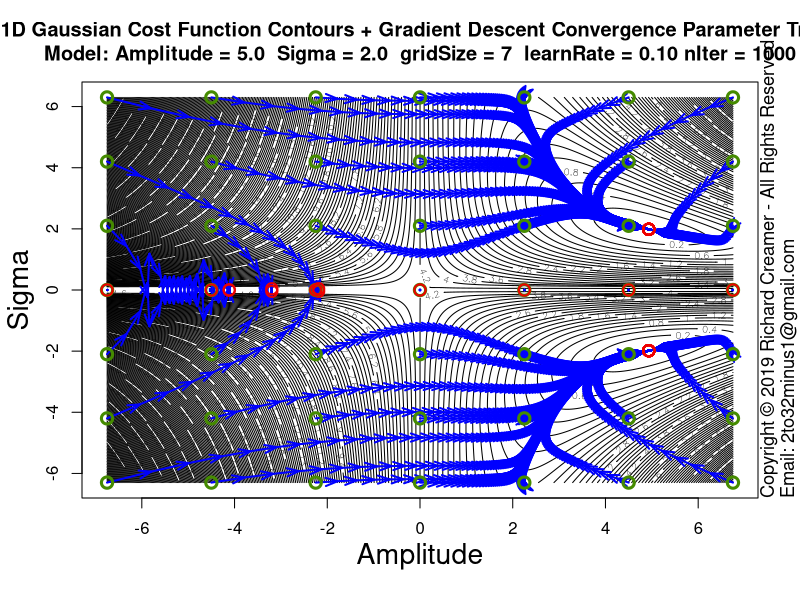

Here is the R script that generated this plot:
##############################################################
### Copyright (c) Richard Creamer 2019 - All Rights Reserved
### Inquiries: email 2to32minus1@gmail.com
##############################################################

### Globals
fontScale = 1.2    # Global font size variable
lf        = 1.2    # Enlarge font of plot labels
verbose   = FALSE  # Verbose printing
lw        = 2      # Line width
xMargin   = 1      # X-axis margin for plots
yMargin   = 1      # Y-axis margin for plots
de        = 0.01   # Small constant for estimating derivatives numerically
smlPts    = 1      # Small  data point/circle
medPts    = 1.5    # Medium data point/circle
lrgPts    = 2.0    # Large  data point/circle

### Run this function to generate this plot
runFunc = function() {
	dw = 1000
	dh = 750	
	path = "D:/Code/R/LeastSquaresPlay/PlotsAndAssocCode/Plot59/"
	svSize = 1600
	# Learn rate default (0.5) nIter default (100)	
	learnRate = 0.1
	nIter = 1000
	savePngVerbose( paste(path, "Plot59.png", sep=""), 
					plotGaussianParamStepVectorsEx, w=svSize, h=svSize, un="px", gridSize=7, learnRate=learnRate, nIter=nIter )	
}

### Plot Gaussian fit step vectors for multiple starting points
plotGaussianParamStepVectorsEx = function( nLevels=250, gridSize=3, learnRate=0.5, nIter=100 ) {
	set.seed( 3 )
	gd = makeGaussianTestData()
	trueS = gd$trueSigma
	trueA = gd$trueAmpl	
	maxA = trueA * 1.5
	minA = -maxA
	maxS = trueS * 3.5
	minS = -maxS
	ampls  = seq( minA * 0.9, maxA * 0.9, length=gridSize )
	sigmas = seq( minS * 0.9, maxS * 0.9, length=gridSize )
	gridAmpls  = seq( minA * 0.9, maxA * 0.9, length=400 )
	gridSigmas = seq( minS * 0.9, maxS * 0.9, length=400 )
	startAmpls = c()
	startSigmas = c()
	endAmpls = c()
	endSigmas = c()
	plotTitle = paste( "1D Gaussian Cost Function Contours + Gradient Descent Convergence Parameter Trails\n",
					   sprintf("Model: Amplitude = %.1f  Sigma = %.1f  gridSize = %d  learnRate = %.2f nIter = %d", 
					   		trueA, trueS, gridSize, learnRate, nIter ), sep="" )
	
	z = getGaussErrorGrid( meanGaussSsdErr, gridAmpls, gridSigmas, gd$x, gd$y )
	contour( gridAmpls, gridSigmas, t(z), nlevels=nLevels, xlab="", ylab="", main=plotTitle )
	addAxisLabels( xLabel="Amplitude", yLabel="Sigma", cexVal=1.7 )
	
	for ( s in sigmas ) {
		for ( a in ampls ) {
			startAmpls[length(startAmpls)+1] = a
			startSigmas[length(startSigmas)+1] = s
			gd$guesses = list( a=a, s=s )
			
			tuple = fitGauss1d( doPlot=FALSE, gd=gd, learnRate=learnRate, nIter=nIter )
			
			aLegs = tuple$amplLegs
			sLegs = tuple$sigmaLegs
			nLegs = length( aLegs )
			endAmpls[length(endAmpls)+1] = aLegs[nLegs]
			endSigmas[length(endSigmas)+1] = sLegs[nLegs]
			for ( j in 2:nLegs ) {
				x1 = aLegs[j-1]
				y1 = sLegs[j-1]
				x2 = aLegs[j]
				y2 = sLegs[j]
				arrows( x1, y1, x2, y2, col="blue", angle=19, lwd=lw, length=0.125 )
			}
		}
	}
	# Draw beg/end circles last (so on top)
	for ( i in 1:length( startAmpls ) ) {
		points( startAmpls[i], startSigmas[i],  col="chartreuse4", cex=1.5, lwd=lw+1 )
		points( endAmpls[i], endSigmas[i],  col="red2", cex=1.5, lwd=lw )
	}
}

### Shared use case Gaussian data set generator used by several cooperating functions
makeGaussianTestData = function( trueAmpl=5, trueSigma=2, aGuess=sqrt(trueAmpl), sGuess=sqrt(trueSigma), nPts=40 ) {
	set.seed( 3 )
	x = seq( -5*trueSigma, 5*trueSigma, length=nPts )
	y = gauss1dFunc( x, trueAmpl, trueSigma ) + rnorm( length(x), sd=0.2 )
	guesses = list( a=aGuess, s=sGuess )
	tuple = list( trueAmpl=trueAmpl, trueSigma=trueSigma, x=x, y=y, nPts=nPts, guesses=guesses )
	return( tuple )
}

### 2D plot error contours for range of Amplitude and Sigma values
### Amplitude maps to x-axis, Sigma maps to y-axis
plotGaussErrorContours = function( nLevels=30, customTitle="", drawGradVecs=FALSE, normGradVecs=TRUE, gd=NULL ) {
	set.seed( 3 )
	if ( is.null( gd ) )
		gd = makeGaussianTestData()
	a = gd$trueAmpl
	s = gd$trueSigma
	x = gd$x
	y = gd$y
	minAmpl  = a * 0.1;	maxAmpl  = a * 1.7
	minSigma = s * 0.1;	maxSigma = s * 1.7
	# Adjust ranges so plot is square
	deltaA = maxAmpl - minAmpl
	deltaS = maxSigma - minSigma
	maxDelta = if ( deltaA > deltaS ) deltaA else deltaS
	if ( deltaA > deltaS ) {
		maxSigma = minSigma + maxDelta
	} else {
		maxAmpl = minAmpl + maxDelta
	}
	nr = 200
	nc = 200
	ampls = seq( minAmpl, maxAmpl, length.out=nc )
	sigmas = seq( minSigma, maxSigma, length.out=nr )
	z = getGaussErrorGrid( meanGaussSsdErr, ampls, sigmas, x, y )
	xLim1 = minAmpl
	xLim2 = maxAmpl
	yLim1 = minSigma
	yLim2 = maxSigma
	plotTitle = ""
	if ( !drawGradVecs ) {
		plotTitle = sprintf( "1D Gaussian Cost Function Contours\nTrue Model: Amplitude = %.1f  Sigma = %.1f (noise added)", a, s )
	} else if ( normGradVecs ) {
		plotTitle = sprintf( "1D Gaussian Cost Function Contours w/Gradient (Unit) Vectors\nTrue Model: Amplitude = %.1f  Sigma = %.1f (noise added)", a, s )
	} else {
		plotTitle = sprintf( "1D Gaussian Cost Function Contours w/Gradient Vectors\nTrue Model: Amplitude = %.1f  Sigma = %.1f (noise added)", a, s )
	}
	if ( customTitle != "" )
		plotTitle = customTitle
	xform = contour( ampls, sigmas, t(z), axes=FALSE, cex.lab=lf, main=plotTitle, asp=1.0,
					 xlab="", ylab="", labcex=1.2, nlevels=nLevels, cex.main=1.3*fontScale, cex.axis=1.3 )
	xAxisMin = ceiling( gpl()$xLim[1] )
	xAxisMax = floor( gpl()$xLim[2] )
	yAxisMin = ceiling( gpl()$yLim[1] )
	yAxisMax = floor( gpl()$yLim[2] )
	axis( side=1, at=xAxisMin:xAxisMax, cex.axis=1.3 )
	axis( side=2, at=yAxisMin:yAxisMax, cex.axis=1.3 )
	addAxisLabels( xLabel="Amplitude", yLabel="Sigma" )
	box()
	xLimits = axisLimits( x )
	yLimits = axisLimits( y )
	lines( c(-1,12), c( s, s ), col="blue", lwd=lw )
	lines( c( a, a), c(-1,10), col="blue", lwd=lw )
	if ( drawGradVecs ) {
		gradPtsX1 = c()
		gradPtsY1 = c()
		gradPtsX2 = c()
		gradPtsY2 = c()
		gridSize=13
		for ( sigma in seq( from=sigmas[2], to=sigmas[length(sigmas)-1], length=gridSize ) ) {
			for ( ampl in seq( from=ampls[2], to=ampls[length(ampls)-1], length=gridSize ) ) {
				gradPtsX1[length(gradPtsX1)+1] = ampl
				gradPtsY1[length(gradPtsY1)+1] = sigma
				da = gaussDeDa( x, y, ampl, sigma )
				ds = gaussDeDs( x, y, ampl, sigma )
				mag = sqrt( da*da + ds*ds )
				if ( normGradVecs ) {
					da = da/mag/4 # hard-coded case-specific scale factor, unit vecs a bit too long for plot
					ds = ds/mag/4
				} else {
					da = da * 0.22 # hard-coded case-specific scale factor
					ds = ds * 0.22
				}
				gradPtsX2[length(gradPtsX2)+1] = ampl  - da
				gradPtsY2[length(gradPtsY2)+1] = sigma - ds
			}
		}
		points( gradPtsX1, gradPtsY1, col="blue", lwd=lw )
		arrows( gradPtsX1, gradPtsY1, gradPtsX2, gradPtsY2, col="blue", lwd=lw, cex=medPts, angle=15, length=0.125 )
	}
}

### Nonlinear least-squares gradient-descent curve fitting for Gaussian
fitGauss1d = function( learnRate = 0.5, nIter=100, nPts=40, drawPointLines=FALSE, doPlot=TRUE, numDerivs=FALSE, plotContours=FALSE, gd=NULL ) {
	set.seed( 3 )
	a = s = x = y = guesses = NULL
	if ( is.null( gd ) )
		gd = makeGaussianTestData()
	a = gd$trueAmpl
	s = gd$trueSigma
	trueAmpl = gd$trueAmpl
	trueSigma = gd$trueSigma
	x = gd$x
	y = gd$y
	nPts=gd$nPts
	guesses = gd$guesses
	aEst = guesses$a
	sEst = guesses$s
	da = 0
	ds = 0
	amplLegs = c( aEst )
	sigmaLegs = c( sEst )
	if ( nIter > 0 ) {
		# Basic implementation of Gradient Descent
		for ( i in 1:nIter ) {
			da = if ( numDerivs ) gaussDeDaNum( x, y, aEst, sEst ) else gaussDeDa( x, y, aEst, sEst )
			ds = if ( numDerivs ) gaussDeDsNum( x, y, aEst, sEst ) else gaussDeDs( x, y, aEst, sEst )
			aEst = aEst - learnRate * da
			sEst = sEst - learnRate * ds
			amplLegs[ length(amplLegs) + 1 ] = aEst
			sigmaLegs[ length(sigmaLegs) + 1 ] = sEst
			if ( verbose )
				print( sprintf( "Mean ABS fit error: %f\n", meanGaussAbsErr( x, y, aEst, sEst ) ) )
		}
	}
	finalMeanAbsFitError = meanGaussAbsErr( x, y, aEst, sEst )
	if ( doPlot) {
		plotTitle = "Gradient Descent Fit 1D Gaussian using Analytic Partial Derivatives"
		if ( numDerivs )
			plotTitle = "Gradient Descent Fit 1D Gaussian using Numerical Est. Partial Derivatives"
		plot( x, y, cex.lab=lf, xlab="", ylab="", main=plotTitle, cex=medPts, lwd=lw+1, cex.main=1.3*fontScale, cex.axis=1.3 )
		addAxisLabels()	
		predX = seq( x[1], x[length(x)], length.out=200 )
		predY = gauss1dFunc( predX, aEst, sEst )
		lines( predX, predY, col="blue", lwd=lw+1 )
		if ( drawPointLines )
			segments( x, y, x, gauss1dFunc( x, aEst, sEst ), col = "red" )
		legText = c()		
		legText[length(legText)+1] = sprintf( "Num Iterations   %d", nIter )
		legText[length(legText)+1] = sprintf( "Learn Rate:      %.3f", learnRate )
		legText[length(legText)+1] = sprintf( "True Amplitude:  %.2f", a )
		legText[length(legText)+1] = sprintf( "True Sigma:      %.2f", s )
		legText[length(legText)+1] = sprintf( "Start Amplitude: %.2f", guesses$a )
		legText[length(legText)+1] = sprintf( "Start Sigma:     %.2f", guesses$s )
		legText[length(legText)+1] = sprintf( "Final Amplitude: %.2f", aEst )
		legText[length(legText)+1] = sprintf( "Final Sigma:     %.2f", sEst )
		legText[length(legText)+1] = sprintf( "Mean ABS Error:  %.2f", meanGaussAbsErr( x, y, aEst, sEst ) )
		legLtys = seq( from=0, to=0, length=length(legText) )
		parSave = par( family="mono", font=2 )		
		legend( "topleft", inset=c(0,0), legend=legText, lty=legLtys, box.col="transparent", cex=1.3*fontScale, bg="transparent" )
		par( parSave )
	}
	if ( plotContours ) {
		plotGaussErrorContours( gd=gd )
		lines( amplLegs, sigmaLegs, col="red", lwd=lw )
	}
	return( list( x=x, y=y, a=aEst, s=sEst, meanAbsFitError=finalMeanAbsFitError, amplLegs=amplLegs, sigmaLegs=sigmaLegs, lr=learnRate ) )
}

### Compute mean SSD Gaussian cost function over a grid of Amplitude and Sigma values
### Note: returned matrix may need to be transposed for some functions such as contour()
### TODO: Try to use outer()
getGaussErrorGrid = function( errorFunc, ampls, sigmas, x, y ) {
	nr = length( sigmas )
	nc = length( ampls )
	z = matrix( nrow=nr, ncol=nc )	
	for ( row in 1:nr ) {     # loop over y-coordinates (sigma)
		sigma = sigmas[row]
		for ( col in 1:nc ) { # loop over x-coordinates (amplitude)
			ampl = ampls[col]
			z[row, col] = errorFunc( x, y, a=ampl, sigma=sigma )
		}
	}
	return( z )
}

### 1D Gaussian
gauss1dFunc = function( x, a, sigma ) {
	return( a * exp( -0.5 * (x/sigma)^2 ) )
}

### Gaussian error/cost function - abs() of line lengths (not squared)
meanGaussAbsErr = function( x, y, a, sigma ) {
	return( (1/length(x)) * sum( abs(gauss1dFunc( x, a, sigma ) - y) ) )
}

### Gaussian error/cost function - SSD
meanGaussSsdErr = function( x, y, a, sigma ) {
	return( (1/length(x)) * sum( (gauss1dFunc( x, a, sigma ) - y)^2 ) )
}

### Analytical/exact partial derivative of error/cost function wrt Amplitude
gaussDeDa = function( x, y, a, sigma ) {
	term1 = sum( gauss1dFunc(x, a, sigma) * exp( -0.5 * (x/sigma)^2) )
	term2 = sum( y * exp( -0.5 * (x/sigma)^2) )
	return( 2 * ( term1 - term2 )/length(x) )
}

### Analytical/exact partial derivative of error/cost function wrt Sigma
gaussDeDs = function( x, y, a, sigma ) {
	v = 2*a/sigma^3
	term1 = sum( gauss1dFunc(x, a, sigma) * x^2 * exp( -0.5 * (x/sigma)^2) )
	term2 = sum( x^2 * y * exp( -0.5 * (x/sigma)^2) )
	return( v * ( term1 - term2 )/length(x) )
}

### Numerical estimation of partial derivative of error/cost function wrt Amplitude
gaussDeDaNum = function( x, y, a, sigma ) {
	e1 = meanGaussSsdErr( x, y, a, sigma )
	e2 = meanGaussSsdErr( x, y, a + de, sigma )
	return( (e2 - e1)/de )
}

### Numerical estimation of partial derivative of error/cost function wrt Sigma
gaussDeDsNum = function( x, y, a, sigma ) {
	e1 = meanGaussSsdErr( x, y, a, sigma )
	e2 = meanGaussSsdErr( x, y, a, sigma + de )
	return( (e2 - e1)/de )
}

### Get Plot Limits : gpl()$xLim[1] --> left x-coord
gpl = function() {
	u = par( "usr" )
	return( list( xLim=u[1:2], yLim=u[3:4] ) )
}

### Compute plot axis limits to fit range of data
axisLimits = function( v, margin=0 ) {
	lowerLimit = floor( min(v) ) - margin
	upperLimit = ceiling( max(v) ) + margin
	c( lowerLimit, upperLimit )
}

### Convience method to add x/y axis labels
addAxisLabels = function( xLabel="x", yLabel="y", cexVal=1.3 ) {
	mtext( text=xLabel, side=1, line=2.5, cex=cexVal )
	mtext( text=yLabel, side=2, line=2.5, cex=cexVal )
}

### Save to PNG file, specify width and height
savePngVerbose = function( path, plotFunc, w=512, h=512, un="px", doCopyright=TRUE, ... ) {
	png( filename = path, type="cairo", units=un, width=w, height=h, pointsize=12, res=96 )
	plotFunc( ... )
	if ( doCopyright )
		addCopyright()
	dev.off()
}

### Add copyright notice to plot via text()
addCopyright = function() {
	mtext( "Copyright \uA9 2019 Richard Creamer - All Rights Reserved", side=4, line=0, adj=0, cex=1.1 )
	mtext( "Email: 2to32minus1@gmail.com", side=4, line=1, adj=0, cex=1.1 )
}

runFunc()
